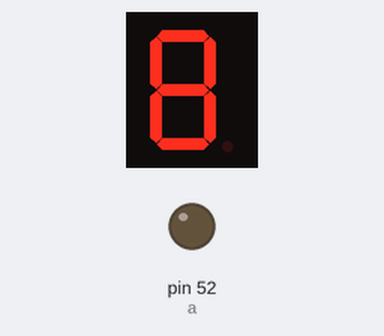
Bench run of a sketch on a simulated Arduino Mega 2560, built with avr-gcc and run on an emulated ATmega2560. Shown: 1-digit seven-segment display, output pins drawn as LEDs (lit = HIGH). Wiring (inferred from the names in the program): 1-digit 7-segment display, segments lit when LOW: segments pin 50, pin 48, pin 46, pin 44, pin 42, pin 40, pin 38. The segment pins are drawn as the display they are named for; pins used as bus, display or sensor lines are not drawn.

Above: at 0.1 s.
At 9.1 s:
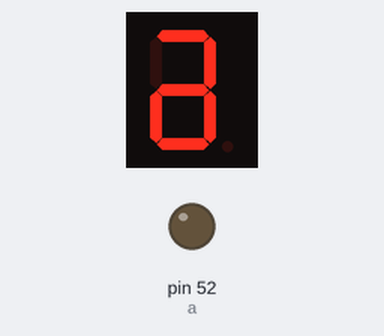
At 19.1 s:
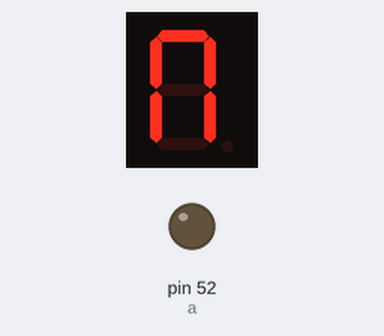
At 39.1 s:
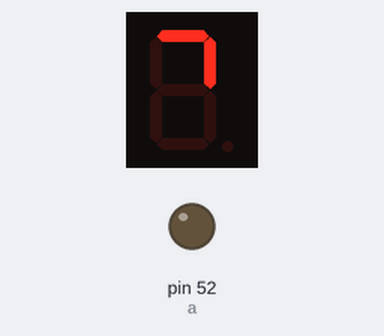
Timing chart, 0 to 40.0 s (numbered marks = the images above):
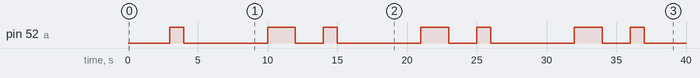

The sketch:

seven_digit_display.ino
```cpp
# include "Arduino.h"


//------------Configuration--------------//

# define on LOW      //  LOW or HIGH
# define off HIGH    //  LOW or HIGH

int a = 52;          //  Digit a for pin 1
int b = 50;          //  Digit b for pin 2
int c = 48;          //  Digit c for pin 3
int d = 46;          //  Digit d for pin 4
int e = 44;          //  Digit e for pin 5
int f = 42;          //  Digit f for pin 6
int g = 40;          //  Digit g for pin 7
int dp = 38;         //  Digit dp for pin 8

//--------------------------------------//
/*

g  f  ca/cc  a  b
|  |    |    |  |
 ---------------
|       a       |
|f             b|
|               |
|       g       |
 ---------------
|               |
|e             c|
|               |
|       d       |
 --------------- #
|  |    |    |  |
e  d  ca/cc  c  DP


*/

void setup() {
  pinMode(a, OUTPUT);
  pinMode(b, OUTPUT);
  pinMode(c, OUTPUT);
  pinMode(d, OUTPUT);
  pinMode(e, OUTPUT);
  pinMode(f, OUTPUT);
  pinMode(g, OUTPUT);
  pinMode(dp, OUTPUT);
}

void loop() {
  one();
  two();
  three();
  four();
  five();
  six();
  seven();
  eight();
  nine();
  zero();
  dot();
}

void one () {
  digitalWrite (b, on);
  digitalWrite (c, on);
  delay(1000);
  digitalWrite (b, off);
  digitalWrite (c, off);
}

void two () {
  digitalWrite (a, on);
  digitalWrite (b, on);
  digitalWrite (g, on);
  digitalWrite (e, on);
  digitalWrite (d, on);
  delay(1000);
  digitalWrite (a, off);
  digitalWrite (b, off);
  digitalWrite (g, off);
  digitalWrite (e, off);
  digitalWrite (d, off);
}

void three () {
  digitalWrite (a, on);
  digitalWrite (b, on);
  digitalWrite (g, on);
  digitalWrite (c, on);
  digitalWrite (d, on);
  delay(1000);
  digitalWrite (a, off);
  digitalWrite (b, off);
  digitalWrite (g, off);
  digitalWrite (c, off);
  digitalWrite (d, off);
}

void four () {
  digitalWrite (f, on);
  digitalWrite (b, on);
  digitalWrite (g, on);
  digitalWrite (c, on);
  delay(1000);
  digitalWrite (f, off);
  digitalWrite (b, off);
  digitalWrite (g, off);
  digitalWrite (c, off);
}

void five () {
  digitalWrite (a, on);
  digitalWrite (f, on);
  digitalWrite (g, on);
  digitalWrite (c, on);
  digitalWrite (d, on);
  delay(1000);
  digitalWrite (a, off);
  digitalWrite (f, off);
  digitalWrite (g, off);
  digitalWrite (c, off);
  digitalWrite (d, off);
}

void six () {
  digitalWrite (a, on);
  digitalWrite (f, on);
  digitalWrite (g, on);
  digitalWrite (c, on);
  digitalWrite (d, on);
  digitalWrite (e, on);
  delay(1000);
  digitalWrite (a, off);
  digitalWrite (f, off);
  digitalWrite (g, off);
  digitalWrite (c, off);
  digitalWrite (d, off);
  digitalWrite (e, off);
}

void seven () {
  digitalWrite (a, on);
  digitalWrite (b, on);
  digitalWrite (c, on);
  delay(1000);
  digitalWrite (a, off);
  digitalWrite (b, off);
  digitalWrite (c, off);
}

void eight () {
  digitalWrite (a, on);
  digitalWrite (b, on);
  digitalWrite (c, on);
  digitalWrite (d, on);
  digitalWrite (e, on);
  digitalWrite (f, on);
  digitalWrite (g, on);
  delay(1000);
  digitalWrite (a, off);
  digitalWrite (b, off);
  digitalWrite (c, off);
  digitalWrite (d, off);
  digitalWrite (e, off);
  digitalWrite (f, off);
  digitalWrite (g, off);
}

void nine () {
  digitalWrite (a, on);
  digitalWrite (b, on);
  digitalWrite (c, on);
  digitalWrite (d, on);
  digitalWrite (f, on);
  digitalWrite (g, on);
  delay(1000);
  digitalWrite (a, off);
  digitalWrite (b, off);
  digitalWrite (c, off);
  digitalWrite (d, off);
  digitalWrite (f, off);
  digitalWrite (g, off);
}

void zero () {
  digitalWrite (a, on);
  digitalWrite (b, on);
  digitalWrite (c, on);
  digitalWrite (d, on);
  digitalWrite (e, on);
  digitalWrite (f, on);
  delay(1000);
  digitalWrite (a, off);
  digitalWrite (b, off);
  digitalWrite (c, off);
  digitalWrite (d, off);
  digitalWrite (e, off);
  digitalWrite (f, off);
}

void dot () {
  digitalWrite (dp, on);
  delay(1000);
  digitalWrite (dp, off);
}
```

Measured:
- by itself, pin 52 (a): repeats every 11.0 s: LOW 6.0 s, HIGH 2.0 s, LOW 2.0 s, HIGH 1.0 s
- what the display in image 1 shows lasts 1.0 s, from 9.0 s to 10.0 s
